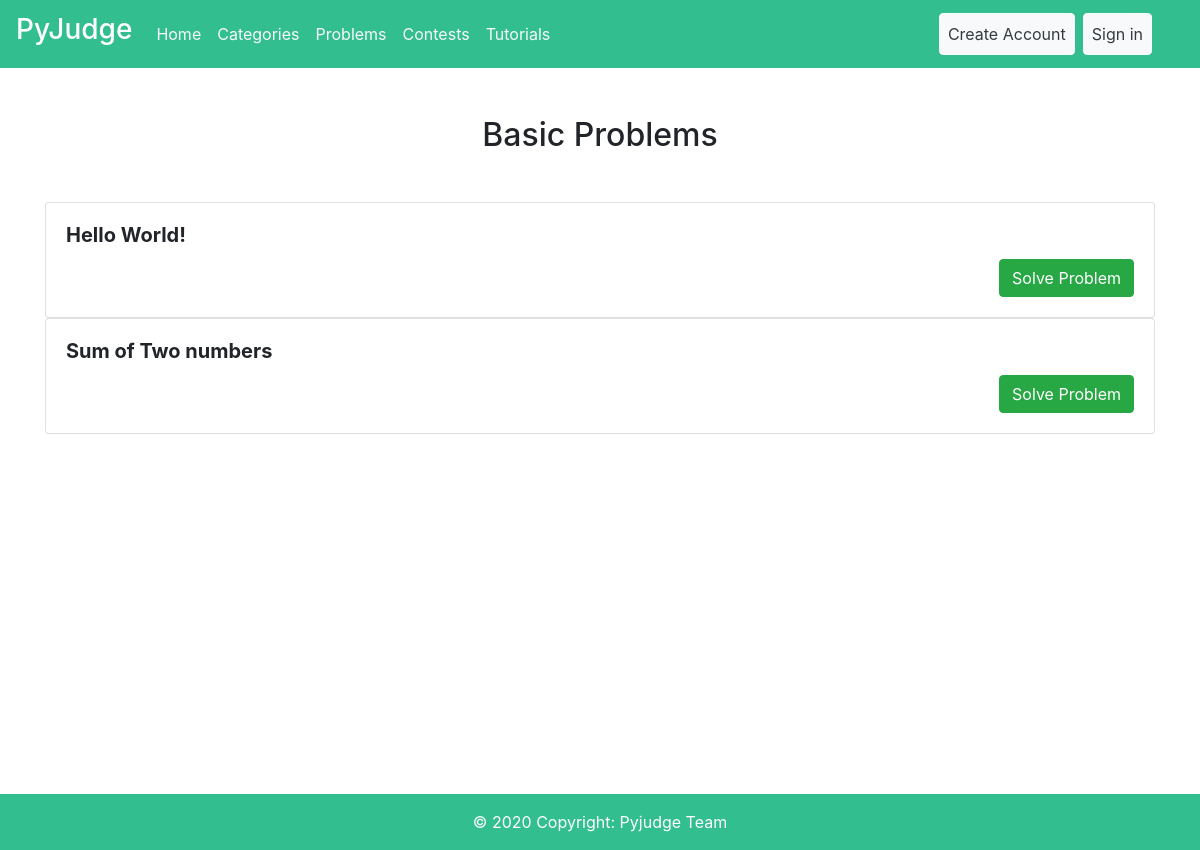
/problems/problems-list/, run on an earlier commit of the app's database.
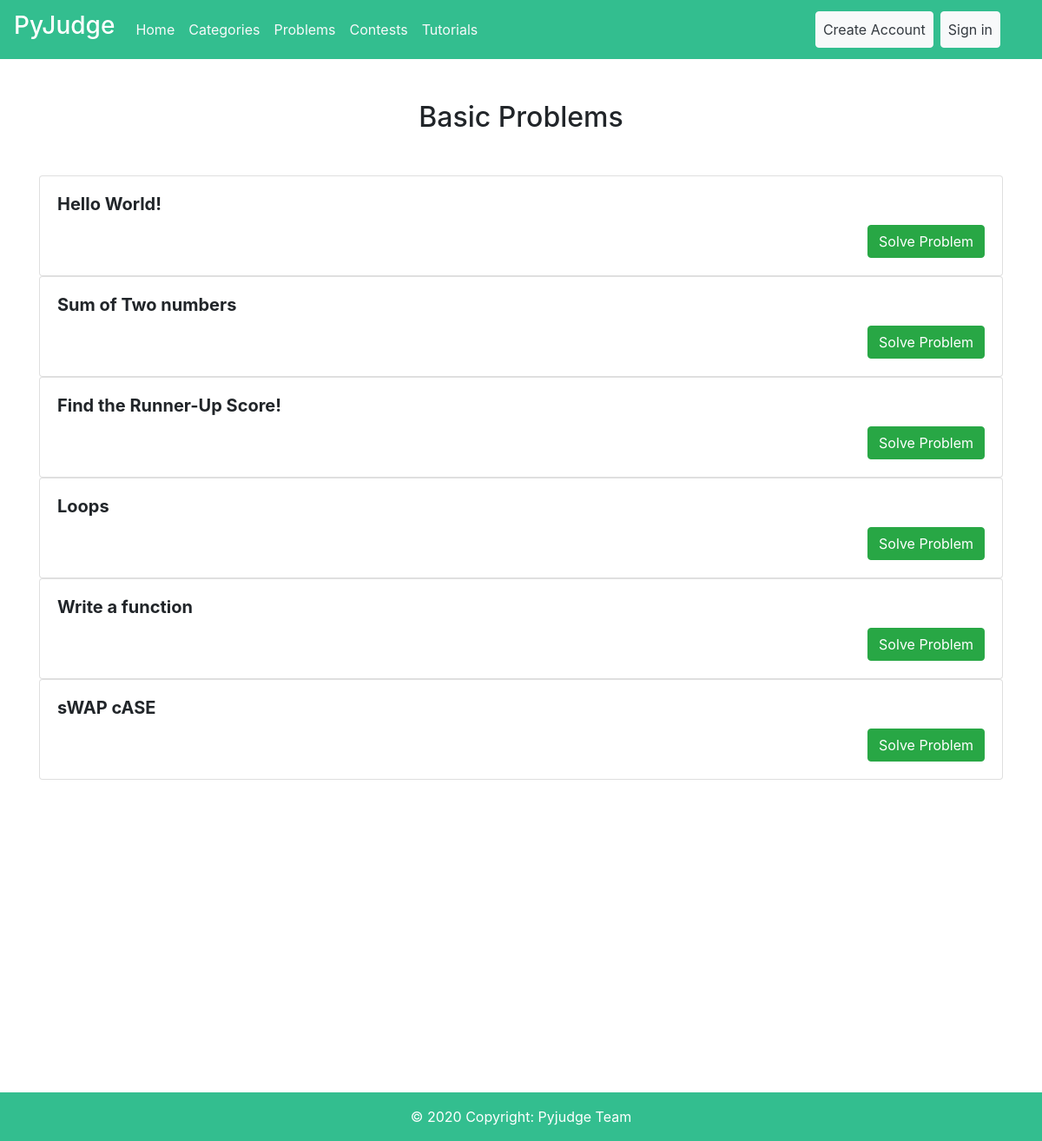
And on a later commit of the database.
### Problems/models.py (models this page shows, shortened)
class Problems(models.Model):
    setter = models.ForeignKey(User, on_delete=models.CASCADE, null=True)
    problem_id = models.CharField(max_length=100, unique=True)
    problem_name = models.CharField(max_length=100, unique=True)
    Problem_text = RichTextField(blank=True, null=True)
    sample_input = models.CharField(max_length=255, null=True)
    sample_output = models.CharField(max_length=255, null=True)
    input = models.FileField(upload_to='Documents/TestCase/Input', null=True)
    output = models.FileField(upload_to='Documents/TestCase/Output', null=True)
    category = models.CharField(max_length=100, choices=CATEGORY, null=True)
    level = models.CharField(max_length=20, choices=LEVEL, null=True)

### Problems/views.py (the view)
# urls.py: path('problems-list/', pviews.listProblems, name='problems-list'),
def listProblems(request):
    queryset = Problems.objects.all()
    context={
        'object_list':queryset
        }
    return render(request, 'Problems/problem.html',context)

### Templates/Problems/problem.html (shortened to what this page needs)
{%extends 'User/base.html' %}
{% load crispy_forms_tags %}
{%block content%}
  {% if user.is_authenticated and user.is_staff and user.is_superuser %}
    <div class="card text-center mt-5" style="margin-left: 20%;margin-right: 20%;">
      <div class="card-header bg-success text-white">
        <h5>Upload Problem</h5>
      </div>
      <div class="card-body">
        <h5 class="card-title">Problem Uploading Page</h5>
        <p class="card-text">Only Admins Can Upload Problems through this page.</p>
        <a class="btn btn-success" href="{% url 'add-problem' %}">Upload</a>
      </div>
    </div>
    <div class="container">
      <h2 class="text-center my-5">Basic Problems</h2>
        <div class="list-group">
          {% for problem in object_list %}
          <div class="card">
            <div class="card-body">
              <h5 class="card-title">
                <strong>
                  {{problem.problem_name}}
                </strong></h5>
              <a href="{% url 'solve-section' problem.pk %}" class="btn btn-success" style="float:left;">Solve Problem</a>
              <a href="{% url 'delete-problem' problem.pk %}" class="btn btn-danger" style="float:right;">Delete</a>
              <a href="{% url 'update-problem' problem.pk %}" class="btn btn-primary" style="float:right;">Edit</a>
            </div>
          </div>
          {% endfor %}
        </div>
    </div>
  {% else %}
    <div class="container">
      <h2 class="text-center my-5">Basic Problems</h2>
        <div class="list-group">
          {% for problem in object_list %}
          <div class="card">
            <div class="card-body">
              <h5 class="card-title">
                <strong>
                  {{problem.problem_name}}
                </strong></h5>
              <a href="{% url 'solve-section' problem.pk %}" class="btn btn-success" style="float:right;">Solve Problem</a>
            </div>
          </div>
          {% endfor %}
        </div>
    </div>
  {% endif %}
{% endblock %}

### Templates/User/base.html (shortened to what this page needs)
<!DOCTYPE html>
<html lang="en">
<head>
  {% load static %}
  <link rel="stylesheet" href="https://maxcdn.bootstrapcdn.com/bootstrap/4.0.0/css/bootstrap.min.css">
  <link rel="stylesheet" href="https://stackpath.bootstrapcdn.com/font-awesome/4.7.0/css/font-awesome.min.css">
  <link rel="stylesheet" href="https://cdnjs.cloudflare.com/ajax/libs/font-awesome/4.7.0/css/font-awesome.min.css">
</head>
<body>
    <header>
        <nav class="navbar navbar-expand-lg navbar-light" style="background-color: #33BE8F;">
          <a class="navbar-brand"style="color:white;" href="{% url 'home' %}"><h3>PyJudge</h3></a>
          <div class="collapse navbar-collapse" id="navbarTogglerDemo03">
            <ul class="navbar-nav mr-auto mt-2 mt-lg-0">
              <li class="nav-item active">
                <a class="nav-link text-light" href="{% url 'home' %}">Home<span class="sr-only">(current)</span></a>
              </li>
              <li class="nav-item active">
                <a class="nav-link text-light" href="{% url 'categories' %}">Categories<span class="sr-only">(current)</span></a>
              </li>
              <li class="nav-item active">
                <a class="nav-link text-light" href="{% url 'problems-list' %}">Problems<span class="sr-only">(current)</span></a>
              </li>
              <li class="nav-item active">
                <a class="nav-link text-light" href="{% url 'contest-list' %}">Contests<span class="sr-only">(current)</span></a>
              </li>
              <li class="nav-item active">
                <a class="nav-link text-light" href="{% url 'tutorials-list' %}">Tutorials<span class="sr-only">(current)</span></a>
              </li>
            </ul>
            {% if user.is_authenticated %}
            <ul class="navbar-nav mr-4 mt-3 mt-lg-0">
              <li class="nav-item">
                <a class="nav-link text-light" href="{% url 'profile' %}">Profile</a>
              </li>
              <li class="nav-item">
                <a class="btn btn-light nav-link text-dark" href="{% url 'logout' %}">logout</a>
              </li>
            </ul>
            {% else %}
            <ul class="navbar-nav mr-4 mt-2 mt-lg-0">
              <li class="nav-item">
                <a class="btn btn-light nav-link text-dark" href="{% url 'register'%}">Create Account</a>
              </li>
              <li class="nav-item mx-2">
                <a class="btn btn-light nav-link text-dark" href="{% url 'login'%}">Sign in</a>
              </li>
            </ul>
            {% endif %}
          </div>
        </nav>
   </header>
   <div>
    {% block content %}
    {% endblock %}
   </div>
   <footer class="bg-dark text-center text-white mt-5">
    <div class="text-center p-3" style="background-color: #33BE8F; margin-top: 30%;" >
      © 2020 Copyright:
      <a class="text-white" href="https://github.com/Mushfiqur719/PyJudge/">Pyjudge Team</a>
    </div>
  </footer>
</body>
</html>

What changed in the data, as far as the page shows it:
added Problems: problem_name "Find the Runner-Up Score!"
added Problems: problem_name "Loops"
added Problems: problem_name "Write a function"
added Problems: problem_name "sWAP cASE"
